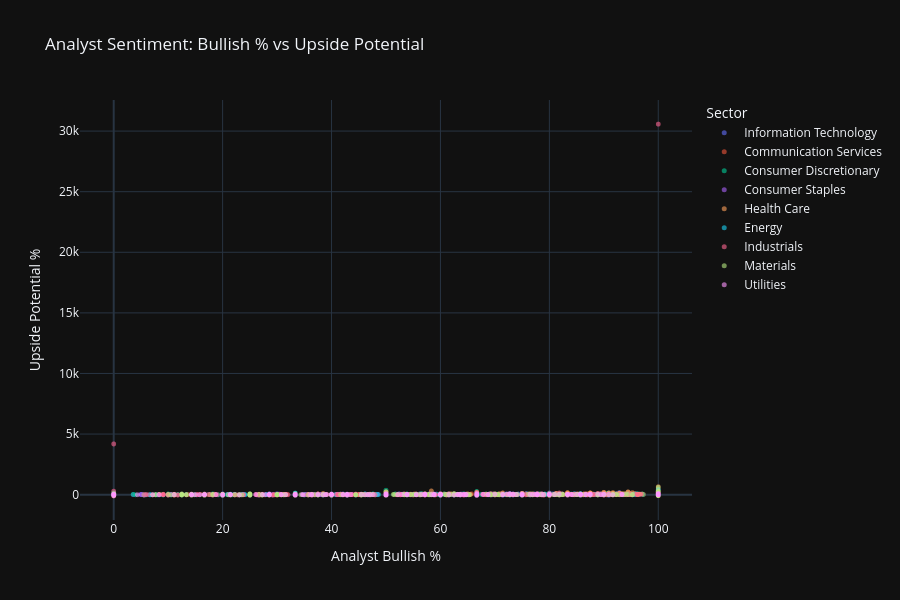
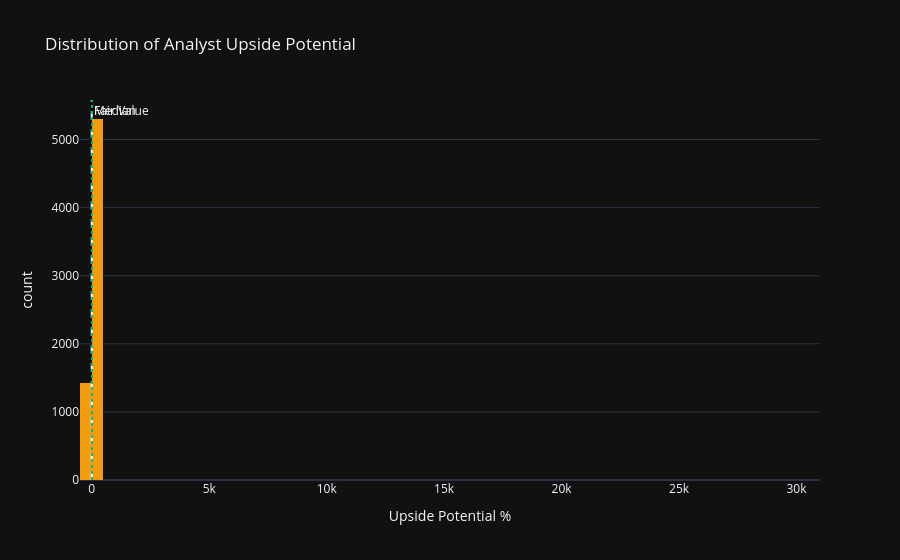

The notebook cell these images were saved under, in order:
### Code cell
# Cell 9: Analyst Sentiment Analysis
sentiment_features = ['analyst_bullish_pct', 'analyst_bearish_pct', 'upside_potential',
                      'analyst_rating_normalized', 'eps_revision_momentum']

# Scatter plot: Upside Potential vs Analyst Bullish %
fig = px.scatter(all_stocks_features, x='analyst_bullish_pct', y='upside_potential',
                 color='Sector', hover_data=['Ticker', 'Name'],
                 title='Analyst Sentiment: Bullish % vs Upside Potential',
                 labels={'analyst_bullish_pct': 'Analyst Bullish %',
                         'upside_potential': 'Upside Potential %'},
                 height=600)
fig.update_traces(marker=dict(size=5, opacity=0.6))
fig.show()

# Distribution of upside potential
fig = px.histogram(all_stocks_features, x='upside_potential', nbins=100,
                   title='Distribution of Analyst Upside Potential',
                   labels={'upside_potential': 'Upside Potential %'},
                   color_discrete_sequence=['#f39c12'])
fig.add_vline(x=0, line_dash="dash", line_color="white", annotation_text="Fair Value")
fig.add_vline(x=all_stocks_features['upside_potential'].median(), line_dash="dot",
              line_color="#00bc8c", annotation_text="Median")
fig.show()

print("\n📊 Sentiment Statistics:")
print(all_stocks_features[sentiment_features].describe().T.round(2).to_string())

### Figure 1 — Plotly figure (JSON) as saved in the notebook; plotly's stock layout.template omitted (floating-point values rounded to 4 significant figures; data arrays with more than 128 entries replaced by an {"elided": "..."} marker saying what was removed)
{"data": [{"customdata": {"elided": "1028x2 str values"}, "hovertemplate": "Sector=Information Technology<br>Analyst Bullish %=%{x}<br>Upside Potential %=%{y}<br>Ticker=%{customdata[0]}<br>Name=%{customdata[1]}<extra></extra>", "legendgroup": "Information Technology", "marker": {"color": "#636efa", "symbol": "circle", "opacity": 0.6, "size": 5}, "mode": "markers", "name": "Information Technology", "showlegend": true, "x": {"elided": "1028 float values"}, "xaxis": "x", "y": {"elided": "1028 float values"}, "yaxis": "y", "type": "scattergl"}, {"customdata": {"elided": "395x2 str values"}, "hovertemplate": "Sector=Communication Services<br>Analyst Bullish %=%{x}<br>Upside Potential %=%{y}<br>Ticker=%{customdata[0]}<br>Name=%{customdata[1]}<extra></extra>", "legendgroup": "Communication Services", "marker": {"color": "#EF553B", "symbol": "circle", "opacity": 0.6, "size": 5}, "mode": "markers", "name": "Communication Services", "showlegend": true, "x": {"elided": "395 float values"}, "xaxis": "x", "y": {"elided": "395 float values"}, "yaxis": "y", "type": "scattergl"}, {"customdata": {"elided": "957x2 str values"}, "hovertemplate": "Sector=Consumer Discretionary<br>Analyst Bullish %=%{x}<br>Upside Potential %=%{y}<br>Ticker=%{customdata[0]}<br>Name=%{customdata[1]}<extra></extra>", "legendgroup": "Consumer Discretionary", "marker": {"color": "#00cc96", "symbol": "circle", "opacity": 0.6, "size": 5}, "mode": "markers", "name": "Consumer Discretionary", "showlegend": true, "x": {"elided": "957 float values"}, "xaxis": "x", "y": {"elided": "957 float values"}, "yaxis": "y", "type": "scattergl"}, {"customdata": {"elided": "543x2 str values"}, "hovertemplate": "Sector=Consumer Staples<br>Analyst Bullish %=%{x}<br>Upside Potential %=%{y}<br>Ticker=%{customdata[0]}<br>Name=%{customdata[1]}<extra></extra>", "legendgroup": "Consumer Staples", "marker": {"color": "#ab63fa", "symbol": "circle", "opacity": 0.6, "size": 5}, "mode": "markers", "name": "Consumer Staples", "showlegend": true, "x": {"elided": "543 float values"}, "xaxis": "x", "y": {"elided": "543 float values"}, "yaxis": "y", "type": "scattergl"}, {"customdata": {"elided": "820x2 str values"}, "hovertemplate": "Sector=Health Care<br>Analyst Bullish %=%{x}<br>Upside Potential %=%{y}<br>Ticker=%{customdata[0]}<br>Name=%{customdata[1]}<extra></extra>", "legendgroup": "Health Care", "marker": {"color": "#FFA15A", "symbol": "circle", "opacity": 0.6, "size": 5}, "mode": "markers", "name": "Health Care", "showlegend": true, "x": {"elided": "820 float values"}, "xaxis": "x", "y": {"elided": "820 float values"}, "yaxis": "y", "type": "scattergl"}, {"customdata": {"elided": "371x2 str values"}, "hovertemplate": "Sector=Energy<br>Analyst Bullish %=%{x}<br>Upside Potential %=%{y}<br>Ticker=%{customdata[0]}<br>Name=%{customdata[1]}<extra></extra>", "legendgroup": "Energy", "marker": {"color": "#19d3f3", "symbol": "circle", "opacity": 0.6, "size": 5}, "mode": "markers", "name": "Energy", "showlegend": true, "x": {"elided": "371 float values"}, "xaxis": "x", "y": {"elided": "371 float values"}, "yaxis": "y", "type": "scattergl"}, {"customdata": {"elided": "1548x2 str values"}, "hovertemplate": "Sector=Industrials<br>Analyst Bullish %=%{x}<br>Upside Potential %=%{y}<br>Ticker=%{customdata[0]}<br>Name=%{customdata[1]}<extra></extra>", "legendgroup": "Industrials", "marker": {"color": "#FF6692", "symbol": "circle", "opacity": 0.6, "size": 5}, "mode": "markers", "name": "Industrials", "showlegend": true, "x": {"elided": "1548 float values"}, "xaxis": "x", "y": {"elided": "1548 float values"}, "yaxis": "y", "type": "scattergl"}, {"customdata": {"elided": "777x2 str values"}, "hovertemplate": "Sector=Materials<br>Analyst Bullish %=%{x}<br>Upside Potential %=%{y}<br>Ticker=%{customdata[0]}<br>Name=%{customdata[1]}<extra></extra>", "legendgroup": "Materials", "marker": {"color": "#B6E880", "symbol": "circle", "opacity": 0.6, "size": 5}, "mode": "markers", "name": "Materials", "showlegend": true, "x": {"elided": "777 float values"}, "xaxis": "x", "y": {"elided": "777 float values"}, "yaxis": "y", "type": "scattergl"}, {"customdata": {"elided": "287x2 str values"}, "hovertemplate": "Sector=Utilities<br>Analyst Bullish %=%{x}<br>Upside Potential %=%{y}<br>Ticker=%{customdata[0]}<br>Name=%{customdata[1]}<extra></extra>", "legendgroup": "Utilities", "marker": {"color": "#FF97FF", "symbol": "circle", "opacity": 0.6, "size": 5}, "mode": "markers", "name": "Utilities", "showlegend": true, "x": {"elided": "287 float values"}, "xaxis": "x", "y": {"elided": "287 float values"}, "yaxis": "y", "type": "scattergl"}], "layout": {"xaxis": {"anchor": "y", "domain": [0.0, 1.0], "title": {"text": "Analyst Bullish %"}}, "yaxis": {"anchor": "x", "domain": [0.0, 1.0], "title": {"text": "Upside Potential %"}}, "legend": {"title": {"text": "Sector"}, "tracegroupgap": 0}, "title": {"text": "Analyst Sentiment: Bullish % vs Upside Potential"}, "height": 600}}

### Figure 2 — Plotly figure (JSON) as saved in the notebook; plotly's stock layout.template omitted (floating-point values rounded to 4 significant figures; data arrays with more than 128 entries replaced by an {"elided": "..."} marker saying what was removed)
{"data": [{"bingroup": "x", "hovertemplate": "Upside Potential %=%{x}<br>count=%{y}<extra></extra>", "legendgroup": "", "marker": {"color": "#f39c12", "pattern": {"shape": ""}}, "name": "", "nbinsx": 100, "orientation": "v", "showlegend": false, "x": {"elided": "6726 float values"}, "xaxis": "x", "yaxis": "y", "type": "histogram"}], "layout": {"xaxis": {"anchor": "y", "domain": [0.0, 1.0], "title": {"text": "Upside Potential %"}}, "yaxis": {"anchor": "x", "domain": [0.0, 1.0], "title": {"text": "count"}}, "legend": {"tracegroupgap": 0}, "title": {"text": "Distribution of Analyst Upside Potential"}, "barmode": "relative", "shapes": [{"line": {"color": "white", "dash": "dash"}, "type": "line", "x0": 0, "x1": 0, "xref": "x", "y0": 0, "y1": 1, "yref": "y domain"}, {"line": {"color": "#00bc8c", "dash": "dot"}, "type": "line", "x0": 13.73, "x1": 13.73, "xref": "x", "y0": 0, "y1": 1, "yref": "y domain"}], "annotations": [{"showarrow": false, "text": "Fair Value", "x": 0, "xanchor": "left", "xref": "x", "y": 1, "yanchor": "top", "yref": "y domain"}, {"showarrow": false, "text": "Median", "x": 13.73, "xanchor": "left", "xref": "x", "y": 1, "yanchor": "top", "yref": "y domain"}]}}
